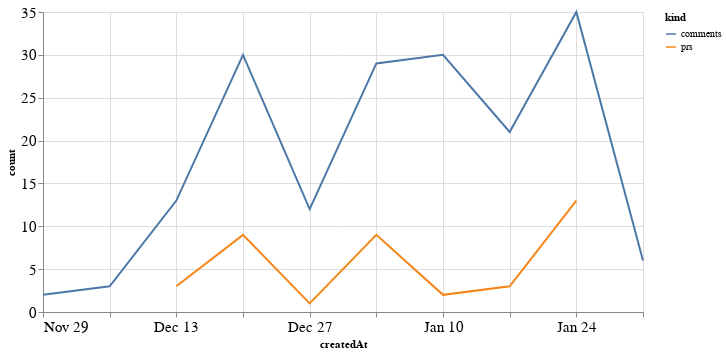

The notebook cell saved with this chart:
### Code cell
alt.Chart(total_time, width=600).mark_line().encode(
    x='createdAt',
    y='count',
    color='kind'
)

### Figure 1 — Vega-Lite specification as saved in the notebook (floating-point values rounded to 4 significant figures)
{"config": {"axisLeft": {"labelFontSize": 15}, "axisBottom": {"labelFontSize": 15}}, "data": {"name": "data-339a7cf74227a97d7189c3f9908dc443"}, "mark": "line", "encoding": {"color": {"type": "nominal", "field": "kind"}, "x": {"type": "temporal", "field": "createdAt"}, "y": {"type": "quantitative", "field": "count"}}, "width": 600, "$schema": "https://vega.github.io/schema/vega-lite/v4.8.1.json", "datasets": {"data-339a7cf74227a97d7189c3f9908dc443": [{"createdAt": "2020-12-13T00:00:00", "kind": "prs", "count": 3.0}, {"createdAt": "2020-12-20T00:00:00", "kind": "prs", "count": 9.0}, {"createdAt": "2020-12-27T00:00:00", "kind": "prs", "count": 1.0}, {"createdAt": "2021-01-03T00:00:00", "kind": "prs", "count": 9.0}, {"createdAt": "2021-01-10T00:00:00", "kind": "prs", "count": 2.0}, {"createdAt": "2021-01-17T00:00:00", "kind": "prs", "count": 3.0}, {"createdAt": "2021-01-24T00:00:00", "kind": "prs", "count": 13.0}, {"createdAt": "2020-11-29T00:00:00", "kind": "prs", "count": null}, {"createdAt": "2020-12-06T00:00:00", "kind": "prs", "count": null}, {"createdAt": "2021-01-31T00:00:00", "kind": "prs", "count": null}, {"createdAt": "2020-12-13T00:00:00", "kind": "comments", "count": 13.0}, {"createdAt": "2020-12-20T00:00:00", "kind": "comments", "count": 30.0}, {"createdAt": "2020-12-27T00:00:00", "kind": "comments", "count": 12.0}, {"createdAt": "2021-01-03T00:00:00", "kind": "comments", "count": 29.0}, {"createdAt": "2021-01-10T00:00:00", "kind": "comments", "count": 30.0}, {"createdAt": "2021-01-17T00:00:00", "kind": "comments", "count": 21.0}, {"createdAt": "2021-01-24T00:00:00", "kind": "comments", "count": 35.0}, {"createdAt": "2020-11-29T00:00:00", "kind": "comments", "count": 2.0}, {"createdAt": "2020-12-06T00:00:00", "kind": "comments", "count": 3.0}, {"createdAt": "2021-01-31T00:00:00", "kind": "comments", "count": 6.0}]}}
